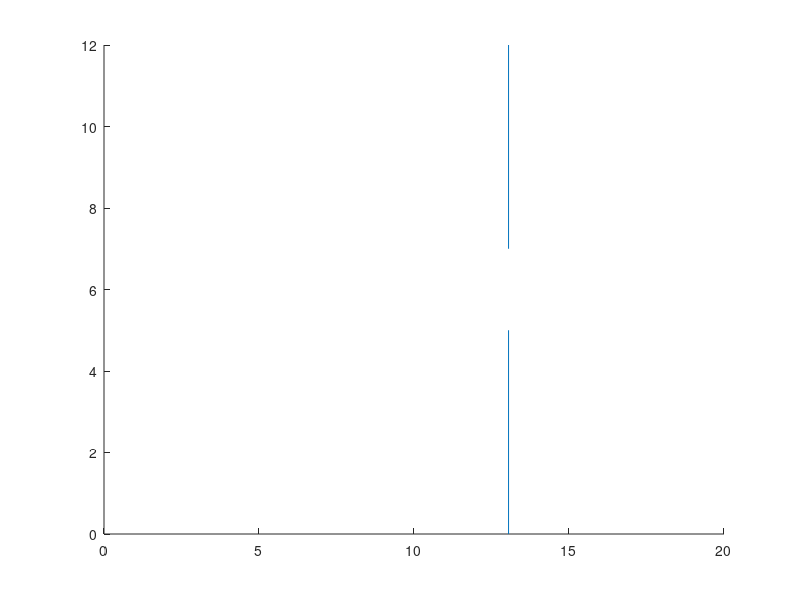

The MATLAB script that drew this image: (Note: this script raises an error after producing the figure.)
[Y, X] = meshgrid(0.1:0.1:12, 0.1:0.1:20);

x_tx = 5.05;
y_tx = 6.55;

line([13.05, 13.05], [0, 5]);
line([13.05, 13.05], [7, 12]);

wsp = 0.8;
c = 3 * 10^8;
f = 2.4;
lambda = c / f;
txPower = 10*log10(1);

power = zeros(200, 120);

axis([0, 20, 0, 12]);

for x=1:200
    for y=1:120
        dist = sqrt((x_tx - x/10)^2 + (y_tx - y/10)^2);
        FSL = 32.44 + 20*log10(dist) + 20*log10(f);

        sciana1 = dwawektory(13.05, 0, 13.05, 5, x_tx, y_tx, x/10, y/10);
        sciana2 = dwawektory(13.05, 7, 13.05, 12, x_tx, y_tx, x/10, y/10);

        if sciana1 == -1 && sciana2 == -1
            power(x, y) = txPower - FSL;
        else
            power(x, y) = -100;
        end
    end
end

pcolor(X, Y, power);
shading("interp");
colorbar;
